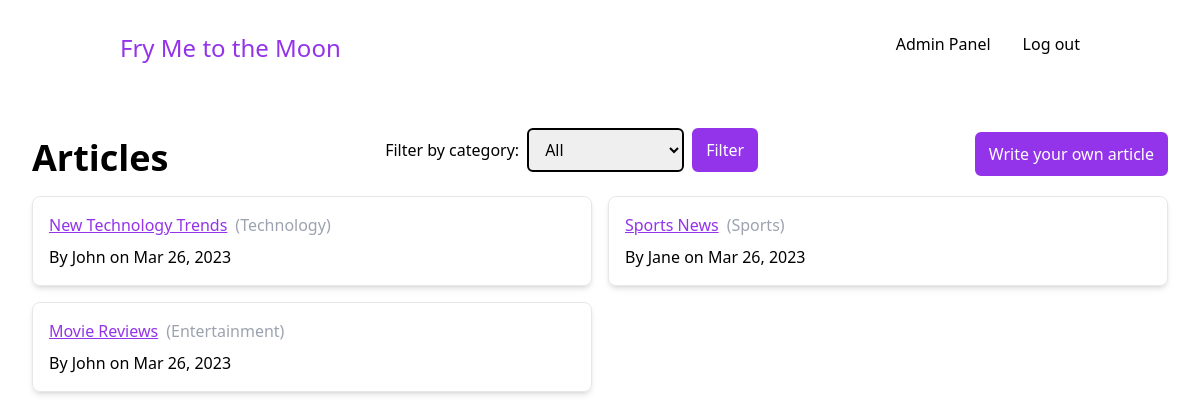
Screenshot of / (signed in) with the database file from the repository.
### tables this page shows
CREATE TABLE `posts`(
    `id` INT NOT NULL AUTO_INCREMENT PRIMARY KEY,
    `title` VARCHAR(33) NOT NULL,
    `content` TEXT NOT NULL,
    `visible` BOOLEAN NOT NULL DEFAULT TRUE,
    `category_id` INT,
    `created_at` DATETIME DEFAULT CURRENT_TIMESTAMP,
    `author_id` INT NOT NULL
);

CREATE TABLE `categories`(
    `id` INT NOT NULL AUTO_INCREMENT PRIMARY KEY,
    `name` VARCHAR(33) NOT NULL,
    `visible` BOOLEAN NOT NULL DEFAULT TRUE
);

CREATE TABLE `users`(
    `id` INT NOT NULL AUTO_INCREMENT PRIMARY KEY,
    `name` VARCHAR(33) NOT NULL,
    `email` VARCHAR(33) NOT NULL UNIQUE,
    `password` VARCHAR(255) NOT NULL,
    `role` ENUM('user', 'mod', 'admin') NOT NULL DEFAULT 'user'
);

### index.php (the view, shortened to what this page needs)
<?php
require_once('./lib/utils/conn.php');
if (isset($_GET['category'])) {
  $category = $_GET['category'];
  if (!is_numeric($category)) {
    header("Location: ./");
  }
  $query = "SELECT posts.id, posts.title, posts.created_at, users.name AS author, categories.name AS category FROM posts
            JOIN users ON posts.author_id = users.id
            JOIN categories ON posts.category_id = categories.id
            WHERE posts.visible = 1
            AND posts.category_id = $category
            AND categories.visible = 1
            ORDER BY posts.created_at DESC";
} else {
  $query = "SELECT posts.id, posts.title, posts.created_at, users.name AS author, categories.name AS category, categories.visible FROM posts
            JOIN users ON posts.author_id = users.id
            JOIN categories ON posts.category_id = categories.id
            WHERE posts.visible = 1
            ORDER BY posts.created_at DESC";
}
$res = mysqli_query($conn, $query) or die("Query failed: " . mysqli_error($conn));
?>
<html>
<head>
  <link href="./lib/css/output.css" rel="stylesheet" />
</head>
<body>
  <nav class="container flex justify-between px-8 py-8 mx-auto bg-white">
    <div>
      <h3 class="text-purple-600 h3">Fry Me to the Moon</h3>
    </div>
    <div class="flex space-x-8">
      <?php if ($_SESSION['user']['role'] === 'admin') echo
      "<a href='./admin'>Admin Panel</a>" ?>
      <a href="./auth/log-out.php">Log out</a>
    </div>
  </nav>
  <section class="grid w-full place-items-center">
    <div class="flex flex-col w-full gap-2 p-8">
      <div class="flex flex-col gap-2 md:items-center md:justify-between md:flex-row">
        <h1 class="h1">Articles</h1>
        <form action="./" method="GET" class="flex gap-2">
          <label for="category" class="flex items-center">Filter by category:</label>
          <select name="category" id="category" class="select-input">
            <option value="">All</option>
          </select>
          <button type="submit" class="button">Filter</button>
        </form>
        <a href="./post/create" class="mb-2 w-fit button">Write your own article</a>
      </div>
      <div class="grid grid-cols-1 gap-4 md:grid-cols-2">
        <?php
        while ($row = mysqli_fetch_array($res)) {
          $date = date('M d, Y', strtotime($row['created_at']));
          echo "
          <a href='./post?id=" . $row['id'] . "' class='flex flex-col gap-2 p-4 transition border rounded-lg shadow-md hover:shadow-lg'>
            <div class='flex gap-2'>
              <h2 class='link'>" . $row['title'] . "</h2><span class='text-gray-400'>" . ($row['visible'] ? "(" . $row['category'] . ")" : "") . "</span>
            </div>
            <p>By " . $row['author'] . " on " . $date . "</p>
          </a>
          ";
        }
        ?>
      </div>
    </div>
  </section>
</body>
</html>

### rows the page displays
posts: title "New Technology Trends", category.name "Technology", author.name "John", created_at "Mar 26, 2023"
posts: title "Sports News", category.name "Sports", author.name "Jane", created_at "Mar 26, 2023"
posts: title "Movie Reviews", category.name "Entertainment", author.name "John", created_at "Mar 26, 2023"
